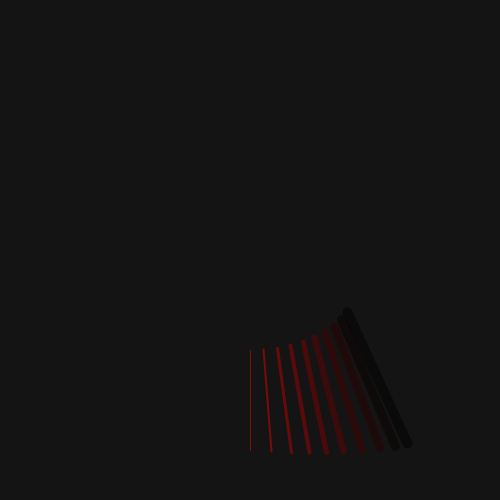
Frame 1 (no input)
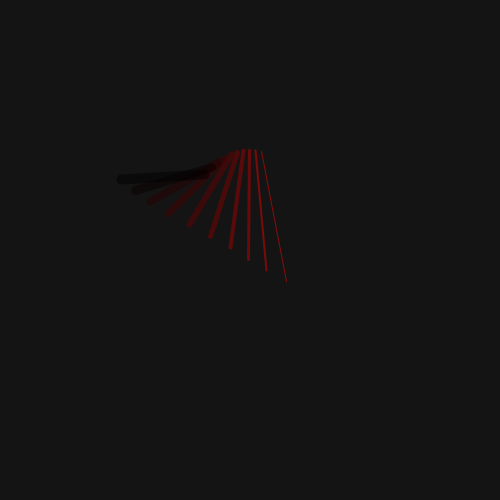
Frame 60 (the mouse pressed at the canvas centre just before this capture)
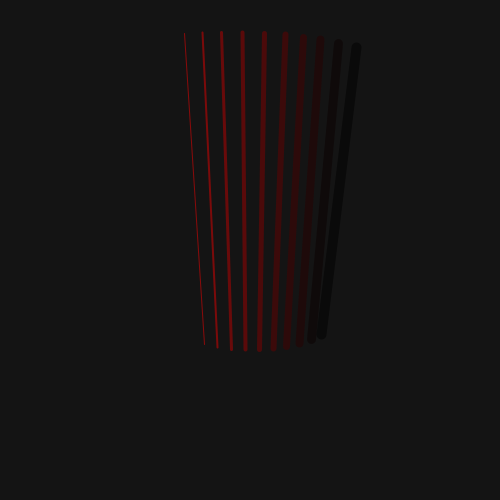
Frame 120 (the mouse held since frame 60 and released just before this capture)

The Processing sketch that drew these frames (run headless with seeded random() and noise(); from frame 60 on, the mouse is pressed at the canvas centre):

// Processing sketch: parametric_lines_color
// ── parametric_lines_color.pde
// https://processing.org/reference/

static final int NUM_LINES = 10;
static final int[] COLORS = {255, 225, 190, 160, 130, 100, 70, 40, 10, 0};

float t;

void setup() {
 background(20);
 size(500, 500);
}

void draw() {
 background(20);
 translate(width/2, height/2);
 
 for (int i = 0; i < NUM_LINES; i++)
 {
   stroke(COLORS[i], 0, 0, 128);  // Semi-transparent red
   strokeWeight(i + 1);
   line(x1(t + i), y1(t + i), x2(t + i), y2(t + i));
 }
   
  t += 0.5;
}

/*

// Basic trigonometric functions (input in radians)
sin(angle)   // Sine
cos(angle)   // Cosine
tan(angle)   // Tangent

// Inverse trigonometric functions (return radians)
asin(value)  // Arcsine (inverse sine)
acos(value)  // Arccosine (inverse cosine)
atan(value)  // Arctangent (inverse tangent)
atan2(y, x)  // Two-argument arctangent

// Convert between degrees and radians
radians(degrees)  // Convert degrees to radians
degrees(radians)  // Convert radians to degrees

*/

float x1(float t) {
  return sin (t / 10) * 100 + sin (t / 5) * 20;
}

float y1(float t) {
  return cos (t / 10) * 100;
}

float x2(float t) {
  return sin (t / 10) * 200 + sin (t) * 2;
}

float y2(float t) {
  return cos (t / 20) * 200 + sin (t / 12) * 20;
}

// Save image
void keyPressed() {
  if (key == 's' || key == 'S') {
    save("artwork/processing_screenshot_" + year() + month() + day() + hour() + minute() + second() + ".png");
  }
}
